Frame 1 (no input): blank canvas, image omitted
Frame 60 (the mouse pressed at the canvas centre just before this capture): blank canvas, image omitted
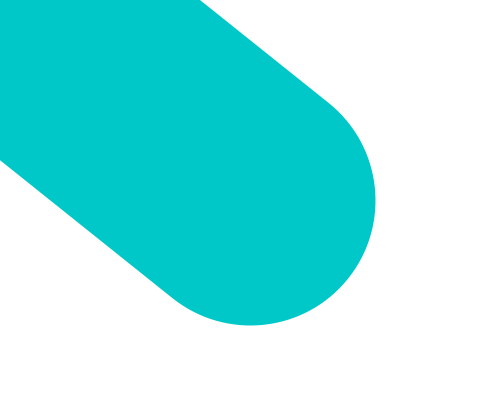
Frame 120 (the mouse held since frame 60 and released just before this capture)

The Processing sketch whose frames 1 and 60 were blank and that drew this single picture after the mouse press (run headless with seeded random() and noise(); from frame 60 on, the mouse is pressed at the canvas centre):

// Processing sketch: fundrawer
// ── fundrawer.pde
void setup() {
  size(500, 400); // arguments in soze determing width and height variables
  colorMode(HSB); // change color mode to hue saturation brightness
  background(255, 0, 255); // white
  println("program started");
}

void draw() {
  strokeWeight(abs(mouseX-pmouseX));
  stroke(map(mouseY, 0, height, 0, 255), 255, 200);
  line(mouseX, mouseY, pmouseX, pmouseY);  // draw a line from mouxeX/Y to prev mouseX/Y
}

void mousePressed(){
  background(random(256), 255, 255);
  
}
